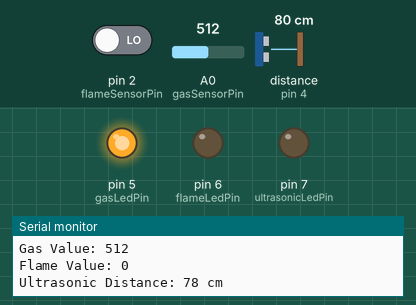
Bench run of a sketch on a simulated Arduino Uno, built with avr-gcc and run on an emulated ATmega328P. Shown: output pins drawn as LEDs (lit = HIGH), the last lines printed to the serial monitor. Wiring (inferred from the names in the program): ultrasonic range finder: trigger pin 3; echo pin 4. Inputs (shaded band) come from the test bench; at power-on: distance to the obstacle (sensor on pin 4) 80 cm, A0 (gasSensorPin) = 512, pin 2 (flameSensorPin) LOW. The echo pulse lasts 58.3 µs per cm; pins used as bus, display or sensor lines are not drawn.

Above: at 1.8 s.
1.9 s: distance to the obstacle (sensor on pin 4) set to 6 cm
3.4 s: distance to the obstacle (sensor on pin 4) set to 3 cm
At 5.2 s:
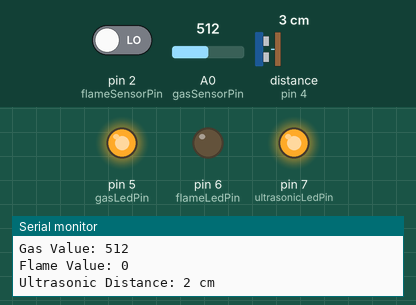
5.5 s: A0 (gasSensorPin) set to 39
7.2 s: A0 (gasSensorPin) set to 33
At 8.5 s:
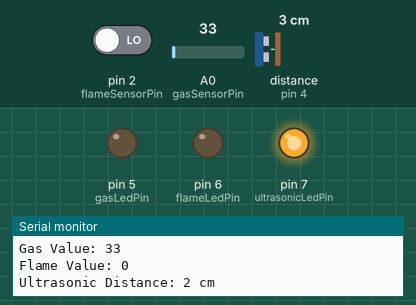
9.5 s: pin 2 (flameSensorPin) driven HIGH
At 11.2 s:
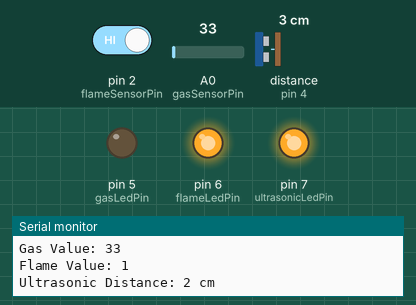
11.5 s: distance to the obstacle (sensor on pin 4) set to 9 cm
At 13.0 s:
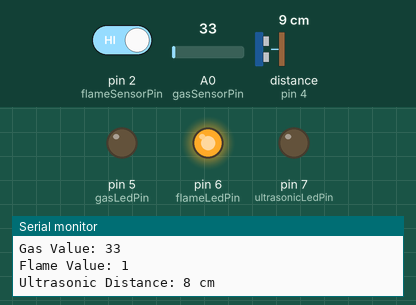
Timing chart, 0 to 14.5 s (numbered marks = the images above; inputs shaded):
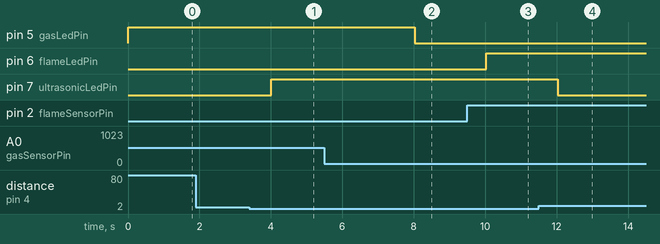

Measured:
- the behaviour switches between 5 and 4 cm on distance to the obstacle (sensor on pin 4) (found by bisection; images 0 and 1)
- the behaviour switches between 36 and 35 on A0 (gasSensorPin) (found by bisection; images 1 and 2)
- after the input at 3.4 s, pin 7 (ultrasonicLedPin): LOW → HIGH after 0.62 s
- after the input at 7.2 s, pin 5 (gasLedPin): HIGH → LOW after 0.82 s
- after the input at 9.5 s, pin 6 (flameLedPin): LOW → HIGH after 0.53 s
- after the input at 11.5 s, pin 7 (ultrasonicLedPin): HIGH → LOW after 0.53 s

The sketch:

smart_dustbin.ino
```cpp
// Pin definitions
const int gasSensorPin = A0;    // Analog pin for gas sensor
const int flameSensorPin = 2;   // Digital pin for flame sensor
const int ultrasonicTrigPin = 3; // Digital pin for ultrasonic sensor's trigger
const int ultrasonicEchoPin = 4; // Digital pin for ultrasonic sensor's echo
const int gasLedPin = 5;        // Digital pin for gas sensor LED
const int flameLedPin = 6;      // Digital pin for flame sensor LED
const int ultrasonicLedPin = 7; // Digital pin for ultrasonic sensor LED

// Constants
const int ultrasonicThreshold = 4; // Threshold distance for ultrasonic sensor in cm

void setup() {
  // Initialize serial communication
  Serial.begin(9600);

  // Set pin modes
  pinMode(flameSensorPin, INPUT);
  pinMode(ultrasonicTrigPin, OUTPUT);
  pinMode(ultrasonicEchoPin, INPUT);
  pinMode(gasLedPin, OUTPUT);
  pinMode(flameLedPin, OUTPUT);
  pinMode(ultrasonicLedPin, OUTPUT);
}

void loop() {
  // Read sensor values
  int gasValue = analogRead(gasSensorPin);
  int flameValue = digitalRead(flameSensorPin);
  int ultrasonicDistance = measureDistance();

  // Check gas sensor
  if (gasValue > 35) { // Adjust this threshold as per your sensor's sensitivity
    digitalWrite(gasLedPin, HIGH);
  } else {
    digitalWrite(gasLedPin, LOW);
  }

  // Check flame sensor
  if (flameValue >= 1) {
    digitalWrite(flameLedPin, HIGH);
  } else {
    digitalWrite(flameLedPin, LOW);
  }

  // Check ultrasonic sensor
  if (ultrasonicDistance < ultrasonicThreshold) {
    digitalWrite(ultrasonicLedPin, HIGH);
  } else {
    digitalWrite(ultrasonicLedPin, LOW);
  }

  // Print sensor values for debugging
  Serial.print("Gas Value: ");
  Serial.println(gasValue);
  Serial.print("Flame Value: ");
  Serial.println(flameValue);
  Serial.print("Ultrasonic Distance: ");
  Serial.print(ultrasonicDistance);
  Serial.println(" cm");

  // Delay for stability
  delay(1000);
}

// Function to measure distance using ultrasonic sensor
int measureDistance() {
  digitalWrite(ultrasonicTrigPin, LOW);
  delayMicroseconds(2);
  digitalWrite(ultrasonicTrigPin, HIGH);
  delayMicroseconds(10);
  digitalWrite(ultrasonicTrigPin, LOW);
  long duration = pulseIn(ultrasonicEchoPin, HIGH);
  int distance = duration * 0.034 / 2; // Calculate distance in cm
  return distance;
}
```
